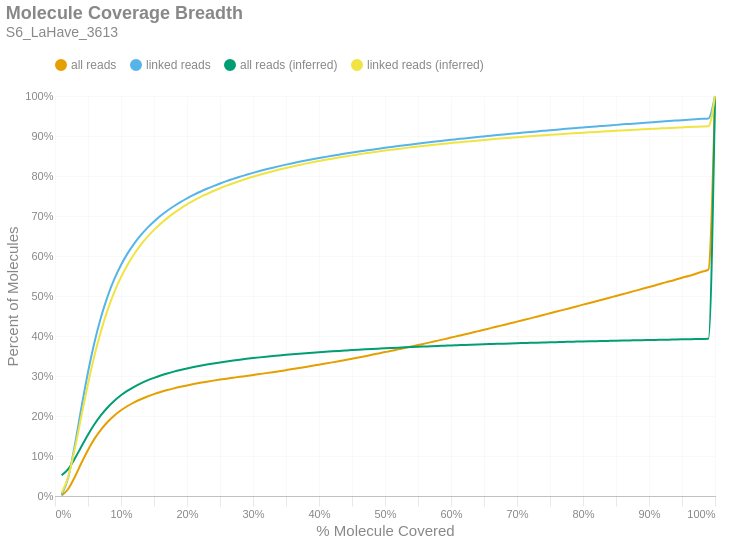

Notebook source saved alongside this figure:
### Markdown cell above
### Molecule Read Coverage
This chart shows molecule coverage breadth as computed by the number of bases aligned to that molecule. In other words, "*how much of each unique long molecule is actually sequenced/aligned?*" Keep in mind there is a distinction between sequences and alignments, since some sequences belonging to a particular molecule may not align well and wouldn't appear in the alignment data. This chart also shows molecule coverage breadth as computed by the *inferred fragment* from which the aligned sequences originate. Unlike read coverage, this calculation takes into account the total insert size, including unsequenced gaps between the forward and reverse reads. Like the previous figures, these are cumulative percents.

### Code cell
if SKIPLR:
    print_html(f"Skipped")
else:
    binned_df = consolidated_hist(valids['coverage_bp'], mask, 0.01, True)
    binned_df_inf = consolidated_hist(valids['coverage_inserts'], mask, 0.01, True)
    binned_df = binned_df.with_columns(pl.lit(binned_df_inf['all reads (cumsum)']).alias('all reads (inferred)'))
    binned_df = binned_df.with_columns(pl.lit(binned_df_inf['linked reads (cumsum)']).alias('linked reads (inferred)'))
    binned_df = binned_df.with_columns(
        (pl.col('bin').cast(pl.Float64) + 0.01).alias('right_edge')
    )

    with SafeRender(binned_df):
        (
            density_plot(binned_df, 'Molecule Coverage Breadth', samplename, 'molcov', ['all reads (inferred)','linked reads (inferred)'])
            .encode(
                #x=alt.X('bin:Q', title="% Molecule Covered").axis(format = '%').scale(padding=0),
                x=alt.X('right_edge:Q', title="% Molecule Covered").axis(format='%').scale(padding=0),
                y=alt.Y('value:Q', title='Percent of Molecules')
                    .axis(format='%')
                    .stack(False)
                    .scale(domainMin=0, padding=0),
                color=alt.Color("key:N").scale(domain = ["all reads", "linked reads", "all reads (inferred)", "linked reads (inferred)"]),
                tooltip = [
                    alt.Tooltip("key:N", title = "Data Type"),
                    alt.Tooltip("range_label:N", title="% Molecule Covered"),
                    alt.Tooltip("value:Q", format = ".2%", title="% Molecules")
                ]
            )
        ).display()

### Figure 1 — Vega-Lite specification as saved in the notebook (floating-point values rounded to 4 significant figures)
{"width": "container", "height": 400, "config": {"title": {"anchor": "start", "dy": -15, "fontSize": 18, "color": "#888888", "subtitleColor": "#888888", "subtitleFontSize": 14}, "arc": {"fill": "#0072B2"}, "axis": {"domainColor": "#888888", "domainWidth": 0.5, "gridWidth": 0.2, "grid": false, "titleFontWeight": 400, "titleFontSize": 15, "labelFontSize": 11, "labelColor": "#888888", "tickColor": "#888888", "tickWidth": 0.2, "titleColor": "#888888"}, "axisBand": {"grid": false}, "axisX": {"grid": true, "tickSize": 10, "domainCap": "round"}, "axisY": {"domain": false, "grid": true, "tickSize": 0, "domainCap": "round"}, "background": "transparent", "header": {"labelFontSize": 15, "labelColor": "#888888", "titleFontSize": 15, "titleFontWeight": 600, "titleColor": "#888888"}, "legend": {"labelFont": "sans-serif", "labelFontSize": 12, "labelColor": "#888888", "symbolSize": 100, "symbolType": "circle", "titleFontSize": 12, "titlePadding": 10, "titleColor": "#888888", "title": null, "orient": "top"}, "range": {"category": ["#E69F00", "#56B4E9", "#009E73", "#F0E442", "#0072B2", "#D55E00", "#CC79A7", "#000000"], "diverging": ["#cfe8f3", "#a2d4ec", "#73bfe2", "#46abdb", "#1696d2", "#12719e"]}, "area": {"fill": "#0072B2", "fillOpacity": 0.7, "line": true, "strokeOpacity": 0.7}, "line": {"color": "#0072B2", "stroke": "#0072B2", "strokeWidth": 2}, "trail": {"color": "#0072B2", "stroke": "#0072B2", "strokeWidth": 0, "size": 1}, "point": {"filled": true, "fillOpacity": 1.0, "size": 95}, "text": {"color": "#888888", "fontSize": 11, "align": "right", "fontWeight": 400, "size": 11}, "bar": {"fill": "#0072B2", "stroke": null}, "view": {"stroke": null, "continuousWidth": 660, "continuousHeight": 400}}, "data": {"name": "data-6e83a1cce1205701cd2f2d098c677e7b"}, "mark": {"type": "line", "interpolate": "monotone", "point": {"opacity": 0, "size": 275}}, "encoding": {"color": {"field": "key", "scale": {"domain": ["all reads", "linked reads", "all reads (inferred)", "linked reads (inferred)"]}, "type": "nominal"}, "tooltip": [{"field": "key", "title": "Data Type", "type": "nominal"}, {"field": "range_label", "title": "% Molecule Covered", "type": "nominal"}, {"field": "value", "format": ".2%", "title": "% Molecules", "type": "quantitative"}], "x": {"axis": {"format": "%"}, "field": "right_edge", "scale": {"padding": 0}, "title": "% Molecule Covered", "type": "quantitative"}, "y": {"axis": {"format": "%"}, "field": "value", "scale": {"domainMin": 0, "padding": 0}, "stack": false, "title": "Percent of Molecules", "type": "quantitative"}}, "params": [{"name": "param_c36ac31b6afebe62", "select": {"type": "point", "fields": ["key"]}, "bind": "legend"}], "title": {"text": "Molecule Coverage Breadth", "subtitle": "S6_LaHave_3613"}, "transform": [{"fold": ["all reads (cumsum)", "linked reads (cumsum)", "all reads (inferred)", "linked reads (inferred)"]}, {"calculate": "replace(datum.key, ' (cumsum)', '')", "as": "key"}, {"filter": {"param": "param_c36ac31b6afebe62"}}], "usermeta": {"embedOptions": {"downloadFileName": "S6_LaHave_3613.molcov"}}, "$schema": "https://vega.github.io/schema/vega-lite/v6.1.0.json", "datasets": {"data-6e83a1cce1205701cd2f2d098c677e7b": [{"bin": "0.0", "interval": "0.0-0.01", "all reads": 0.001359, "linked reads": 0.00318, "all reads (cumsum)": 0.001359, "linked reads (cumsum)": 0.00318, "range_label": "0.0-0.01", "all reads (inferred)": 0.052, "linked reads (inferred)": 0.007693, "right_edge": 0.01}, {"bin": "0.01", "interval": "0.01-0.02", "all reads": 0.01608, "linked reads": 0.0425, "all reads (cumsum)": 0.01744, "linked reads (cumsum)": 0.04568, "range_label": "0.01-0.02", "all reads (inferred)": 0.06725, "linked reads (inferred)": 0.04778, "right_edge": 0.02}, {"bin": "0.02", "interval": "0.02-0.03", "all reads": 0.03024, "linked reads": 0.08129, "all reads (cumsum)": 0.04767, "linked reads (cumsum)": 0.127, "range_label": "0.02-0.03", "all reads (inferred)": 0.09345, "linked reads (inferred)": 0.1181, "right_edge": 0.03}, {"bin": "0.03", "interval": "0.03-0.04", "all reads": 0.03471, "linked reads": 0.09373, "all reads (cumsum)": 0.08238, "linked reads (cumsum)": 0.2207, "range_label": "0.03-0.04", "all reads (inferred)": 0.1237, "linked reads (inferred)": 0.1998, "right_edge": 0.04}, {"bin": "0.04", "interval": "0.04-0.05", "all reads": 0.03275, "linked reads": 0.08862, "all reads (cumsum)": 0.1151, "linked reads (cumsum)": 0.3093, "range_label": "0.04-0.05", "all reads (inferred)": 0.1533, "linked reads (inferred)": 0.2801, "right_edge": 0.05}, {"bin": "0.05", "interval": "0.05-0.06", "all reads": 0.02824, "linked reads": 0.07647, "all reads (cumsum)": 0.1434, "linked reads (cumsum)": 0.3858, "range_label": "0.05-0.06", "all reads (inferred)": 0.1799, "linked reads (inferred)": 0.3522, "right_edge": 0.06}, {"bin": "0.06", "interval": "0.06-0.07", "all reads": 0.02329, "linked reads": 0.06304, "all reads (cumsum)": 0.1667, "linked reads (cumsum)": 0.4488, "range_label": "0.06-0.07", "all reads (inferred)": 0.2027, "linked reads (inferred)": 0.4141, "right_edge": 0.07}, {"bin": "0.07", "interval": "0.07-0.08", "all reads": 0.01909, "linked reads": 0.05165, "all reads (cumsum)": 0.1858, "linked reads (cumsum)": 0.5005, "range_label": "0.07-0.08", "all reads (inferred)": 0.222, "linked reads (inferred)": 0.4665, "right_edge": 0.08}, {"bin": "0.08", "interval": "0.08-0.09", "all reads": 0.0156, "linked reads": 0.04216, "all reads (cumsum)": 0.2014, "linked reads (cumsum)": 0.5426, "range_label": "0.08-0.09", "all reads (inferred)": 0.2382, "linked reads (inferred)": 0.5104, "right_edge": 0.09}, {"bin": "0.09", "interval": "0.09-0.1", "all reads": 0.01292, "linked reads": 0.03486, "all reads (cumsum)": 0.2143, "linked reads (cumsum)": 0.5775, "range_label": "0.09-0.1", "all reads (inferred)": 0.2517, "linked reads (inferred)": 0.5471, "right_edge": 0.1}, {"bin": "0.1", "interval": "0.1-0.11", "all reads": 0.01076, "linked reads": 0.02902, "all reads (cumsum)": 0.225, "linked reads (cumsum)": 0.6065, "range_label": "0.1-0.11", "all reads (inferred)": 0.2632, "linked reads (inferred)": 0.5782, "right_edge": 0.11}, {"bin": "0.11", "interval": "0.11-0.12", "all reads": 0.009107, "linked reads": 0.0245, "all reads (cumsum)": 0.2341, "linked reads (cumsum)": 0.631, "range_label": "0.11-0.12", "all reads (inferred)": 0.2731, "linked reads (inferred)": 0.605, "right_edge": 0.12}, {"bin": "0.12", "interval": "0.12-0.13", "all reads": 0.007808, "linked reads": 0.021, "all reads (cumsum)": 0.242, "linked reads (cumsum)": 0.652, "range_label": "0.12-0.13", "all reads (inferred)": 0.2816, "linked reads (inferred)": 0.628, "right_edge": 0.13}, {"bin": "0.13", "interval": "0.13-0.14", "all reads": 0.006773, "linked reads": 0.01819, "all reads (cumsum)": 0.2487, "linked reads (cumsum)": 0.6702, "range_label": "0.13-0.14", "all reads (inferred)": 0.289, "linked reads (inferred)": 0.6479, "right_edge": 0.14}, {"bin": "0.14", "interval": "0.14-0.15", "all reads": 0.005981, "linked reads": 0.01601, "all reads (cumsum)": 0.2547, "linked reads (cumsum)": 0.6862, "range_label": "0.14-0.15", "all reads (inferred)": 0.2954, "linked reads (inferred)": 0.6653, "right_edge": 0.15}, {"bin": "0.15", "interval": "0.15-0.16", "all reads": 0.005333, "linked reads": 0.01426, "all reads (cumsum)": 0.26, "linked reads (cumsum)": 0.7005, "range_label": "0.15-0.16", "all reads (inferred)": 0.3012, "linked reads (inferred)": 0.6809, "right_edge": 0.16}, {"bin": "0.16", "interval": "0.16-0.17", "all reads": 0.004739, "linked reads": 0.01263, "all reads (cumsum)": 0.2648, "linked reads (cumsum)": 0.7131, "range_label": "0.16-0.17", "all reads (inferred)": 0.3063, "linked reads (inferred)": 0.6947, "right_edge": 0.17}, {"bin": "0.17", "interval": "0.17-0.18", "all reads": 0.004252, "linked reads": 0.01127, "all reads (cumsum)": 0.269, "linked reads (cumsum)": 0.7244, "range_label": "0.17-0.18", "all reads (inferred)": 0.311, "linked reads (inferred)": 0.7073, "right_edge": 0.18}, {"bin": "0.18", "interval": "0.18-0.19", "all reads": 0.00389, "linked reads": 0.01028, "all reads (cumsum)": 0.2729, "linked reads (cumsum)": 0.7347, "range_label": "0.18-0.19", "all reads (inferred)": 0.3152, "linked reads (inferred)": 0.7186, "right_edge": 0.19}, {"bin": "0.19", "interval": "0.19-0.2", "all reads": 0.003579, "linked reads": 0.009398, "all reads (cumsum)": 0.2765, "linked reads (cumsum)": 0.7441, "range_label": "0.19-0.2", "all reads (inferred)": 0.319, "linked reads (inferred)": 0.7289, "right_edge": 0.2}, {"bin": "0.2", "interval": "0.2-0.21", "all reads": 0.003288, "linked reads": 0.008593, "all reads (cumsum)": 0.2798, "linked reads (cumsum)": 0.7526, "range_label": "0.2-0.21", "all reads (inferred)": 0.3225, "linked reads (inferred)": 0.7383, "right_edge": 0.21}, {"bin": "0.21", "interval": "0.21-0.22", "all reads": 0.003079, "linked reads": 0.00799, "all reads (cumsum)": 0.2829, "linked reads (cumsum)": 0.7606, "range_label": "0.21-0.22", "all reads (inferred)": 0.3257, "linked reads (inferred)": 0.747, "right_edge": 0.22}, {"bin": "0.22", "interval": "0.22-0.23", "all reads": 0.002873, "linked reads": 0.007385, "all reads (cumsum)": 0.2857, "linked reads (cumsum)": 0.768, "range_label": "0.22-0.23", "all reads (inferred)": 0.3287, "linked reads (inferred)": 0.755, "right_edge": 0.23}, {"bin": "0.23", "interval": "0.23-0.24", "all reads": 0.002704, "linked reads": 0.006846, "all reads (cumsum)": 0.2884, "linked reads (cumsum)": 0.7749, "range_label": "0.23-0.24", "all reads (inferred)": 0.3314, "linked reads (inferred)": 0.7624, "right_edge": 0.24}, {"bin": "0.24", "interval": "0.24-0.25", "all reads": 0.002575, "linked reads": 0.006476, "all reads (cumsum)": 0.291, "linked reads (cumsum)": 0.7813, "range_label": "0.24-0.25", "all reads (inferred)": 0.334, "linked reads (inferred)": 0.7694, "right_edge": 0.25}, {"bin": "0.25", "interval": "0.25-0.26", "all reads": 0.002375, "linked reads": 0.005921, "all reads (cumsum)": 0.2934, "linked reads (cumsum)": 0.7873, "range_label": "0.25-0.26", "all reads (inferred)": 0.3364, "linked reads (inferred)": 0.7759, "right_edge": 0.26}, {"bin": "0.26", "interval": "0.26-0.27", "all reads": 0.002268, "linked reads": 0.005508, "all reads (cumsum)": 0.2957, "linked reads (cumsum)": 0.7928, "range_label": "0.26-0.27", "all reads (inferred)": 0.3387, "linked reads (inferred)": 0.782, "right_edge": 0.27}, {"bin": "0.27", "interval": "0.27-0.28", "all reads": 0.00228, "linked reads": 0.005369, "all reads (cumsum)": 0.2979, "linked reads (cumsum)": 0.7981, "range_label": "0.27-0.28", "all reads (inferred)": 0.3408, "linked reads (inferred)": 0.7877, "right_edge": 0.28}, {"bin": "0.28", "interval": "0.28-0.29", "all reads": 0.002227, "linked reads": 0.004939, "all reads (cumsum)": 0.3002, "linked reads (cumsum)": 0.8031, "range_label": "0.28-0.29", "all reads (inferred)": 0.3429, "linked reads (inferred)": 0.7931, "right_edge": 0.29}, {"bin": "0.29", "interval": "0.29-0.3", "all reads": 0.002308, "linked reads": 0.004802, "all reads (cumsum)": 0.3025, "linked reads (cumsum)": 0.8079, "range_label": "0.29-0.3", "all reads (inferred)": 0.3448, "linked reads (inferred)": 0.7982, "right_edge": 0.3}, {"bin": "0.3", "interval": "0.3-0.31", "all reads": 0.002337, "linked reads": 0.004566, "all reads (cumsum)": 0.3048, "linked reads (cumsum)": 0.8124, "range_label": "0.3-0.31", "all reads (inferred)": 0.3466, "linked reads (inferred)": 0.803, "right_edge": 0.31}, {"bin": "0.31", "interval": "0.31-0.32", "all reads": 0.002358, "linked reads": 0.004268, "all reads (cumsum)": 0.3072, "linked reads (cumsum)": 0.8167, "range_label": "0.31-0.32", "all reads (inferred)": 0.3483, "linked reads (inferred)": 0.8077, "right_edge": 0.32}, {"bin": "0.32", "interval": "0.32-0.33", "all reads": 0.002435, "linked reads": 0.004087, "all reads (cumsum)": 0.3096, "linked reads (cumsum)": 0.8208, "range_label": "0.32-0.33", "all reads (inferred)": 0.3499, "linked reads (inferred)": 0.812, "right_edge": 0.33}, {"bin": "0.33", "interval": "0.33-0.34", "all reads": 0.002496, "linked reads": 0.003895, "all reads (cumsum)": 0.3121, "linked reads (cumsum)": 0.8247, "range_label": "0.33-0.34", "all reads (inferred)": 0.3514, "linked reads (inferred)": 0.8161, "right_edge": 0.34}, {"bin": "0.34", "interval": "0.34-0.35", "all reads": 0.002551, "linked reads": 0.003742, "all reads (cumsum)": 0.3147, "linked reads (cumsum)": 0.8284, "range_label": "0.34-0.35", "all reads (inferred)": 0.3529, "linked reads (inferred)": 0.8201, "right_edge": 0.35}, {"bin": "0.35", "interval": "0.35-0.36", "all reads": 0.002581, "linked reads": 0.003558, "all reads (cumsum)": 0.3172, "linked reads (cumsum)": 0.832, "range_label": "0.35-0.36", "all reads (inferred)": 0.3544, "linked reads (inferred)": 0.8239, "right_edge": 0.36}, {"bin": "0.36", "interval": "0.36-0.37", "all reads": 0.002644, "linked reads": 0.003375, "all reads (cumsum)": 0.3199, "linked reads (cumsum)": 0.8354, "range_label": "0.36-0.37", "all reads (inferred)": 0.3557, "linked reads (inferred)": 0.8275, "right_edge": 0.37}, {"bin": "0.37", "interval": "0.37-0.38", "all reads": 0.002716, "linked reads": 0.003283, "all reads (cumsum)": 0.3226, "linked reads (cumsum)": 0.8387, "range_label": "0.37-0.38", "all reads (inferred)": 0.357, "linked reads (inferred)": 0.831, "right_edge": 0.38}, {"bin": "0.38", "interval": "0.38-0.39", "all reads": 0.002784, "linked reads": 0.003178, "all reads (cumsum)": 0.3254, "linked reads (cumsum)": 0.8418, "range_label": "0.38-0.39", "all reads (inferred)": 0.3583, "linked reads (inferred)": 0.8343, "right_edge": 0.39}, {"bin": "0.39", "interval": "0.39-0.4", "all reads": 0.002866, "linked reads": 0.003073, "all reads (cumsum)": 0.3282, "linked reads (cumsum)": 0.8449, "range_label": "0.39-0.4", "all reads (inferred)": 0.3594, "linked reads (inferred)": 0.8375, "right_edge": 0.4}, {"bin": "0.4", "interval": "0.4-0.41", "all reads": 0.00286, "linked reads": 0.002874, "all reads (cumsum)": 0.3311, "linked reads (cumsum)": 0.8478, "range_label": "0.4-0.41", "all reads (inferred)": 0.3606, "linked reads (inferred)": 0.8405, "right_edge": 0.41}, {"bin": "0.41", "interval": "0.41-0.42", "all reads": 0.00294, "linked reads": 0.002789, "all reads (cumsum)": 0.334, "linked reads (cumsum)": 0.8506, "range_label": "0.41-0.42", "all reads (inferred)": 0.3617, "linked reads (inferred)": 0.8434, "right_edge": 0.42}, {"bin": "0.42", "interval": "0.42-0.43", "all reads": 0.003011, "linked reads": 0.002706, "all reads (cumsum)": 0.3371, "linked reads (cumsum)": 0.8533, "range_label": "0.42-0.43", "all reads (inferred)": 0.3627, "linked reads (inferred)": 0.8462, "right_edge": 0.43}, {"bin": "0.43", "interval": "0.43-0.44", "all reads": 0.003057, "linked reads": 0.002704, "all reads (cumsum)": 0.3401, "linked reads (cumsum)": 0.856, "range_label": "0.43-0.44", "all reads (inferred)": 0.3637, "linked reads (inferred)": 0.8489, "right_edge": 0.44}, {"bin": "0.44", "interval": "0.44-0.45", "all reads": 0.00314, "linked reads": 0.002568, "all reads (cumsum)": 0.3433, "linked reads (cumsum)": 0.8585, "range_label": "0.44-0.45", "all reads (inferred)": 0.3647, "linked reads (inferred)": 0.8516, "right_edge": 0.45}, {"bin": "0.45", "interval": "0.45-0.46", "all reads": 0.003213, "linked reads": 0.002528, "all reads (cumsum)": 0.3465, "linked reads (cumsum)": 0.8611, "range_label": "0.45-0.46", "all reads (inferred)": 0.3657, "linked reads (inferred)": 0.8541, "right_edge": 0.46}, {"bin": "0.46", "interval": "0.46-0.47", "all reads": 0.003173, "linked reads": 0.002429, "all reads (cumsum)": 0.3496, "linked reads (cumsum)": 0.8635, "range_label": "0.46-0.47", "all reads (inferred)": 0.3666, "linked reads (inferred)": 0.8566, "right_edge": 0.47}, {"bin": "0.47", "interval": "0.47-0.48", "all reads": 0.003306, "linked reads": 0.002394, "all reads (cumsum)": 0.3529, "linked reads (cumsum)": 0.8659, "range_label": "0.47-0.48", "all reads (inferred)": 0.3675, "linked reads (inferred)": 0.859, "right_edge": 0.48}, {"bin": "0.48", "interval": "0.48-0.49", "all reads": 0.003238, "linked reads": 0.002323, "all reads (cumsum)": 0.3562, "linked reads (cumsum)": 0.8682, "range_label": "0.48-0.49", "all reads (inferred)": 0.3684, "linked reads (inferred)": 0.8612, "right_edge": 0.49}, {"bin": "0.49", "interval": "0.49-0.5", "all reads": 0.003648, "linked reads": 0.002319, "all reads (cumsum)": 0.3598, "linked reads (cumsum)": 0.8705, "range_label": "0.49-0.5", "all reads (inferred)": 0.3692, "linked reads (inferred)": 0.8635, "right_edge": 0.5}, {"bin": "0.5", "interval": "0.5-0.51", "all reads": 0.003182, "linked reads": 0.002118, "all reads (cumsum)": 0.363, "linked reads (cumsum)": 0.8727, "range_label": "0.5-0.51", "all reads (inferred)": 0.37, "linked reads (inferred)": 0.8656, "right_edge": 0.51}, {"bin": "0.51", "interval": "0.51-0.52", "all reads": 0.003577, "linked reads": 0.002164, "all reads (cumsum)": 0.3666, "linked reads (cumsum)": 0.8748, "range_label": "0.51-0.52", "all reads (inferred)": 0.3708, "linked reads (inferred)": 0.8677, "right_edge": 0.52}, {"bin": "0.52", "interval": "0.52-0.53", "all reads": 0.003496, "linked reads": 0.002101, "all reads (cumsum)": 0.3701, "linked reads (cumsum)": 0.8769, "range_label": "0.52-0.53", "all reads (inferred)": 0.3716, "linked reads (inferred)": 0.8697, "right_edge": 0.53}, {"bin": "0.53", "interval": "0.53-0.54", "all reads": 0.003591, "linked reads": 0.002051, "all reads (cumsum)": 0.3737, "linked reads (cumsum)": 0.879, "range_label": "0.53-0.54", "all reads (inferred)": 0.3723, "linked reads (inferred)": 0.8717, "right_edge": 0.54}, {"bin": "0.54", "interval": "0.54-0.55", "all reads": 0.003574, "linked reads": 0.001995, "all reads (cumsum)": 0.3772, "linked reads (cumsum)": 0.881, "range_label": "0.54-0.55", "all reads (inferred)": 0.3731, "linked reads (inferred)": 0.8736, "right_edge": 0.55}, {"bin": "0.55", "interval": "0.55-0.56", "all reads": 0.003729, "linked reads": 0.001975, "all reads (cumsum)": 0.381, "linked reads (cumsum)": 0.8829, "range_label": "0.55-0.56", "all reads (inferred)": 0.3738, "linked reads (inferred)": 0.8754, "right_edge": 0.56}, {"bin": "0.56", "interval": "0.56-0.57", "all reads": 0.003713, "linked reads": 0.001907, "all reads (cumsum)": 0.3847, "linked reads (cumsum)": 0.8849, "range_label": "0.56-0.57", "all reads (inferred)": 0.3744, "linked reads (inferred)": 0.8773, "right_edge": 0.57}, {"bin": "0.57", "interval": "0.57-0.58", "all reads": 0.003688, "linked reads": 0.001872, "all reads (cumsum)": 0.3884, "linked reads (cumsum)": 0.8867, "range_label": "0.57-0.58", "all reads (inferred)": 0.3751, "linked reads (inferred)": 0.879, "right_edge": 0.58}, {"bin": "0.58", "interval": "0.58-0.59", "all reads": 0.00378, "linked reads": 0.001857, "all reads (cumsum)": 0.3922, "linked reads (cumsum)": 0.8886, "range_label": "0.58-0.59", "all reads (inferred)": 0.3757, "linked reads (inferred)": 0.8806, "right_edge": 0.59}, {"bin": "0.59", "interval": "0.59-0.6", "all reads": 0.003887, "linked reads": 0.001886, "all reads (cumsum)": 0.396, "linked reads (cumsum)": 0.8905, "range_label": "0.59-0.6", "all reads (inferred)": 0.3764, "linked reads (inferred)": 0.8824, "right_edge": 0.6}, {"bin": "0.6", "interval": "0.6-0.61", "all reads": 0.003726, "linked reads": 0.001761, "all reads (cumsum)": 0.3998, "linked reads (cumsum)": 0.8922, "range_label": "0.6-0.61", "all reads (inferred)": 0.377, "linked reads (inferred)": 0.884, "right_edge": 0.61}, {"bin": "0.61", "interval": "0.61-0.62", "all reads": 0.003972, "linked reads": 0.0018, "all reads (cumsum)": 0.4037, "linked reads (cumsum)": 0.894, "range_label": "0.61-0.62", "all reads (inferred)": 0.3776, "linked reads (inferred)": 0.8855, "right_edge": 0.62}, {"bin": "0.62", "interval": "0.62-0.63", "all reads": 0.003872, "linked reads": 0.001673, "all reads (cumsum)": 0.4076, "linked reads (cumsum)": 0.8957, "range_label": "0.62-0.63", "all reads (inferred)": 0.3782, "linked reads (inferred)": 0.8871, "right_edge": 0.63}, {"bin": "0.63", "interval": "0.63-0.64", "all reads": 0.003964, "linked reads": 0.001676, "all reads (cumsum)": 0.4116, "linked reads (cumsum)": 0.8974, "range_label": "0.63-0.64", "all reads (inferred)": 0.3788, "linked reads (inferred)": 0.8886, "right_edge": 0.64}, {"bin": "0.64", "interval": "0.64-0.65", "all reads": 0.003915, "linked reads": 0.001658, "all reads (cumsum)": 0.4155, "linked reads (cumsum)": 0.899, "range_label": "0.64-0.65", "all reads (inferred)": 0.3793, "linked reads (inferred)": 0.8901, "right_edge": 0.65}, {"bin": "0.65", "interval": "0.65-0.66", "all reads": 0.004127, "linked reads": 0.001652, "all reads (cumsum)": 0.4196, "linked reads (cumsum)": 0.9007, "range_label": "0.65-0.66", "all reads (inferred)": 0.3799, "linked reads (inferred)": 0.8915, "right_edge": 0.66}, {"bin": "0.66", "interval": "0.66-0.67", "all reads": 0.00397, "linked reads": 0.001626, "all reads (cumsum)": 0.4236, "linked reads (cumsum)": 0.9023, "range_label": "0.66-0.67", "all reads (inferred)": 0.3804, "linked reads (inferred)": 0.8929, "right_edge": 0.67}, {"bin": "0.67", "interval": "0.67-0.68", "all reads": 0.004099, "linked reads": 0.001606, "all reads (cumsum)": 0.4277, "linked reads (cumsum)": 0.9039, "range_label": "0.67-0.68", "all reads (inferred)": 0.3809, "linked reads (inferred)": 0.8942, "right_edge": 0.68}, {"bin": "0.68", "interval": "0.68-0.69", "all reads": 0.004039, "linked reads": 0.001578, "all reads (cumsum)": 0.4317, "linked reads (cumsum)": 0.9055, "range_label": "0.68-0.69", "all reads (inferred)": 0.3814, "linked reads (inferred)": 0.8955, "right_edge": 0.69}, {"bin": "0.69", "interval": "0.69-0.7", "all reads": 0.004181, "linked reads": 0.00156, "all reads (cumsum)": 0.4359, "linked reads (cumsum)": 0.9071, "range_label": "0.69-0.7", "all reads (inferred)": 0.3819, "linked reads (inferred)": 0.8968, "right_edge": 0.7}, {"bin": "0.7", "interval": "0.7-0.71", "all reads": 0.004069, "linked reads": 0.001523, "all reads (cumsum)": 0.44, "linked reads (cumsum)": 0.9086, "range_label": "0.7-0.71", "all reads (inferred)": 0.3824, "linked reads (inferred)": 0.8981, "right_edge": 0.71}, {"bin": "0.71", "interval": "0.71-0.72", "all reads": 0.004125, "linked reads": 0.001495, "all reads (cumsum)": 0.4441, "linked reads (cumsum)": 0.9101, "range_label": "0.71-0.72", "all reads (inferred)": 0.3829, "linked reads (inferred)": 0.8993, "right_edge": 0.72}, {"bin": "0.72", "interval": "0.72-0.73", "all reads": 0.00423, "linked reads": 0.001442, "all reads (cumsum)": 0.4483, "linked reads (cumsum)": 0.9115, "range_label": "0.72-0.73", "all reads (inferred)": 0.3833, "linked reads (inferred)": 0.9005, "right_edge": 0.73}, {"bin": "0.73", "interval": "0.73-0.74", "all reads": 0.004191, "linked reads": 0.001483, "all reads (cumsum)": 0.4525, "linked reads (cumsum)": 0.913, "range_label": "0.73-0.74", "all reads (inferred)": 0.3838, "linked reads (inferred)": 0.9017, "right_edge": 0.74}, {"bin": "0.74", "interval": "0.74-0.75", "all reads": 0.004368, "linked reads": 0.001461, "all reads (cumsum)": 0.4569, "linked reads (cumsum)": 0.9145, "range_label": "0.74-0.75", "all reads (inferred)": 0.3843, "linked reads (inferred)": 0.9029, "right_edge": 0.75}, {"bin": "0.75", "interval": "0.75-0.76", "all reads": 0.004174, "linked reads": 0.001357, "all reads (cumsum)": 0.4611, "linked reads (cumsum)": 0.9158, "range_label": "0.75-0.76", "all reads (inferred)": 0.3847, "linked reads (inferred)": 0.904, "right_edge": 0.76}, {"bin": "0.76", "interval": "0.76-0.77", "all reads": 0.004248, "linked reads": 0.001385, "all reads (cumsum)": 0.4653, "linked reads (cumsum)": 0.9172, "range_label": "0.76-0.77", "all reads (inferred)": 0.3851, "linked reads (inferred)": 0.9051, "right_edge": 0.77}, {"bin": "0.77", "interval": "0.77-0.78", "all reads": 0.004276, "linked reads": 0.001391, "all reads (cumsum)": 0.4696, "linked reads (cumsum)": 0.9186, "range_label": "0.77-0.78", "all reads (inferred)": 0.3855, "linked reads (inferred)": 0.9062, "right_edge": 0.78}, {"bin": "0.78", "interval": "0.78-0.79", "all reads": 0.004307, "linked reads": 0.001379, "all reads (cumsum)": 0.4739, "linked reads (cumsum)": 0.92, "range_label": "0.78-0.79", "all reads (inferred)": 0.3859, "linked reads (inferred)": 0.9072, "right_edge": 0.79}, {"bin": "0.79", "interval": "0.79-0.8", "all reads": 0.004489, "linked reads": 0.001372, "all reads (cumsum)": 0.4784, "linked reads (cumsum)": 0.9213, "range_label": "0.79-0.8", "all reads (inferred)": 0.3864, "linked reads (inferred)": 0.9083, "right_edge": 0.8}, {"bin": "0.8", "interval": "0.8-0.81", "all reads": 0.004175, "linked reads": 0.001322, "all reads (cumsum)": 0.4826, "linked reads (cumsum)": 0.9227, "range_label": "0.8-0.81", "all reads (inferred)": 0.3868, "linked reads (inferred)": 0.9093, "right_edge": 0.81}, {"bin": "0.81", "interval": "0.81-0.82", "all reads": 0.004354, "linked reads": 0.001317, "all reads (cumsum)": 0.4869, "linked reads (cumsum)": 0.924, "range_label": "0.81-0.82", "all reads (inferred)": 0.3871, "linked reads (inferred)": 0.9103, "right_edge": 0.82}, {"bin": "0.82", "interval": "0.82-0.83", "all reads": 0.004389, "linked reads": 0.001277, "all reads (cumsum)": 0.4913, "linked reads (cumsum)": 0.9253, "range_label": "0.82-0.83", "all reads (inferred)": 0.3875, "linked reads (inferred)": 0.9113, "right_edge": 0.83}, {"bin": "0.83", "interval": "0.83-0.84", "all reads": 0.004432, "linked reads": 0.001283, "all reads (cumsum)": 0.4957, "linked reads (cumsum)": 0.9265, "range_label": "0.83-0.84", "all reads (inferred)": 0.3879, "linked reads (inferred)": 0.9122, "right_edge": 0.84}, {"bin": "0.84", "interval": "0.84-0.85", "all reads": 0.004352, "linked reads": 0.001271, "all reads (cumsum)": 0.5001, "linked reads (cumsum)": 0.9278, "range_label": "0.84-0.85", "all reads (inferred)": 0.3882, "linked reads (inferred)": 0.9131, "right_edge": 0.85}, {"bin": "0.85", "interval": "0.85-0.86", "all reads": 0.004474, "linked reads": 0.001299, "all reads (cumsum)": 0.5046, "linked reads (cumsum)": 0.9291, "range_label": "0.85-0.86", "all reads (inferred)": 0.3886, "linked reads (inferred)": 0.914, "right_edge": 0.86}, {"bin": "0.86", "interval": "0.86-0.87", "all reads": 0.004373, "linked reads": 0.001188, "all reads (cumsum)": 0.5089, "linked reads (cumsum)": 0.9303, "range_label": "0.86-0.87", "all reads (inferred)": 0.3889, "linked reads (inferred)": 0.9149, "right_edge": 0.87}, {"bin": "0.87", "interval": "0.87-0.88", "all reads": 0.004519, "linked reads": 0.001239, "all reads (cumsum)": 0.5135, "linked reads (cumsum)": 0.9315, "range_label": "0.87-0.88", "all reads (inferred)": 0.3893, "linked reads (inferred)": 0.9158, "right_edge": 0.88}, {"bin": "0.88", "interval": "0.88-0.89", "all reads": 0.004455, "linked reads": 0.001181, "all reads (cumsum)": 0.5179, "linked reads (cumsum)": 0.9327, "range_label": "0.88-0.89", "all reads (inferred)": 0.3896, "linked reads (inferred)": 0.9166, "right_edge": 0.89}, {"bin": "0.89", "interval": "0.89-0.9", "all reads": 0.004603, "linked reads": 0.001218, "all reads (cumsum)": 0.5225, "linked reads (cumsum)": 0.9339, "range_label": "0.89-0.9", "all reads (inferred)": 0.3899, "linked reads (inferred)": 0.9175, "right_edge": 0.9}, {"bin": "0.9", "interval": "0.9-0.91", "all reads": 0.004325, "linked reads": 0.001106, "all reads (cumsum)": 0.5268, "linked reads (cumsum)": 0.935, "range_label": "0.9-0.91", "all reads (inferred)": 0.3903, "linked reads (inferred)": 0.9182, "right_edge": 0.91}, {"bin": "0.91", "interval": "0.91-0.92", "all reads": 0.004887, "linked reads": 0.001133, "all reads (cumsum)": 0.5317, "linked reads (cumsum)": 0.9362, "range_label": "0.91-0.92", "all reads (inferred)": 0.3906, "linked reads (inferred)": 0.9191, "right_edge": 0.92}, {"bin": "0.92", "interval": "0.92-0.93", "all reads": 0.0043, "linked reads": 0.001158, "all reads (cumsum)": 0.536, "linked reads (cumsum)": 0.9373, "range_label": "0.92-0.93", "all reads (inferred)": 0.3909, "linked reads (inferred)": 0.9199, "right_edge": 0.93}, {"bin": "0.93", "interval": "0.93-0.94", "all reads": 0.004658, "linked reads": 0.001114, "all reads (cumsum)": 0.5407, "linked reads (cumsum)": 0.9385, "range_label": "0.93-0.94", "all reads (inferred)": 0.3912, "linked reads (inferred)": 0.9207, "right_edge": 0.94}, {"bin": "0.94", "interval": "0.94-0.95", "all reads": 0.005058, "linked reads": 0.001085, "all reads (cumsum)": 0.5457, "linked reads (cumsum)": 0.9395, "range_label": "0.94-0.95", "all reads (inferred)": 0.3916, "linked reads (inferred)": 0.9214, "right_edge": 0.95}, {"bin": "0.95", "interval": "0.95-0.96", "all reads": 0.00436, "linked reads": 0.001132, "all reads (cumsum)": 0.5501, "linked reads (cumsum)": 0.9407, "range_label": "0.95-0.96", "all reads (inferred)": 0.3919, "linked reads (inferred)": 0.9222, "right_edge": 0.96}, {"bin": "0.96", "interval": "0.96-0.97", "all reads": 0.005032, "linked reads": 0.001103, "all reads (cumsum)": 0.5551, "linked reads (cumsum)": 0.9418, "range_label": "0.96-0.97", "all reads (inferred)": 0.3923, "linked reads (inferred)": 0.923, "right_edge": 0.97}, {"bin": "0.97", "interval": "0.97-0.98", "all reads": 0.005475, "linked reads": 0.001072, "all reads (cumsum)": 0.5606, "linked reads (cumsum)": 0.9428, "range_label": "0.97-0.98", "all reads (inferred)": 0.3927, "linked reads (inferred)": 0.9239, "right_edge": 0.98}, {"bin": "0.98", "interval": "0.98-0.99", "all reads": 0.005168, "linked reads": 0.001112, "all reads (cumsum)": 0.5658, "linked reads (cumsum)": 0.944, "range_label": "0.98-0.99", "all reads (inferred)": 0.393, "linked reads (inferred)": 0.9244, "right_edge": 0.99}, {"bin": "0.99", "interval": "0.99-1.0", "all reads": 0.4342, "linked reads": 0.05604, "all reads (cumsum)": 1.0, "linked reads (cumsum)": 1.0, "range_label": "0.99-1.0", "all reads (inferred)": 1.0, "linked reads (inferred)": 1.0, "right_edge": 1.0}]}}
